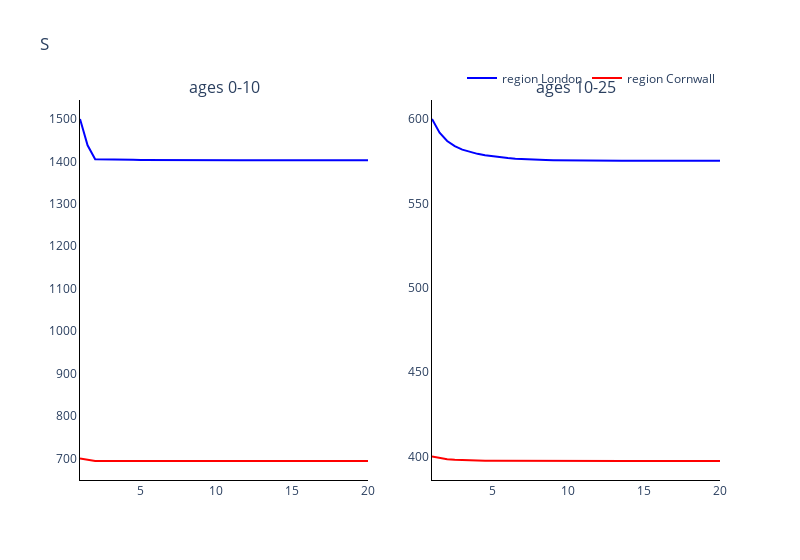
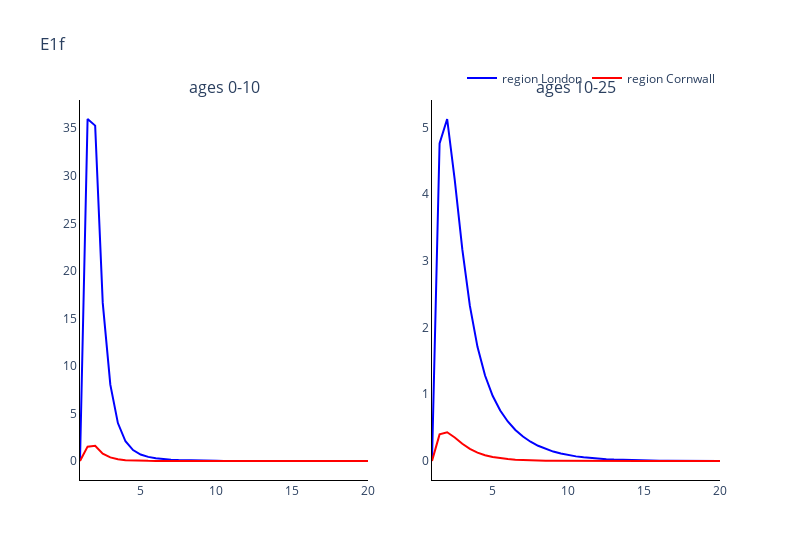
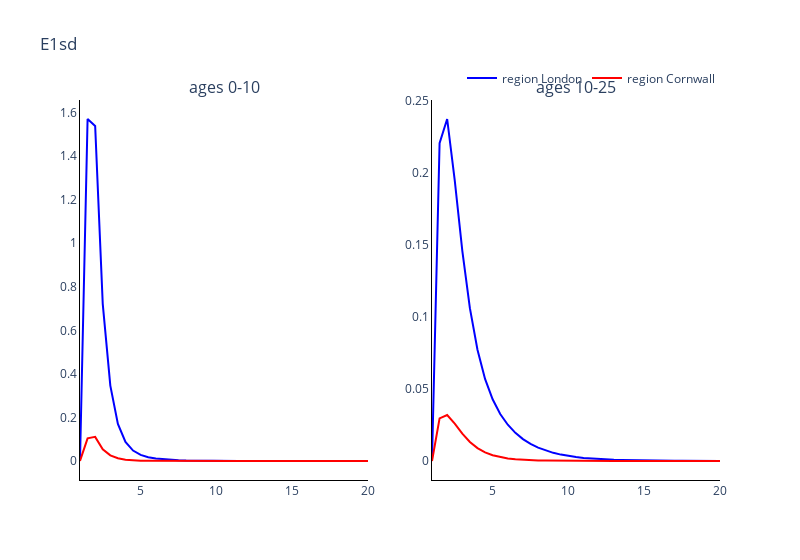
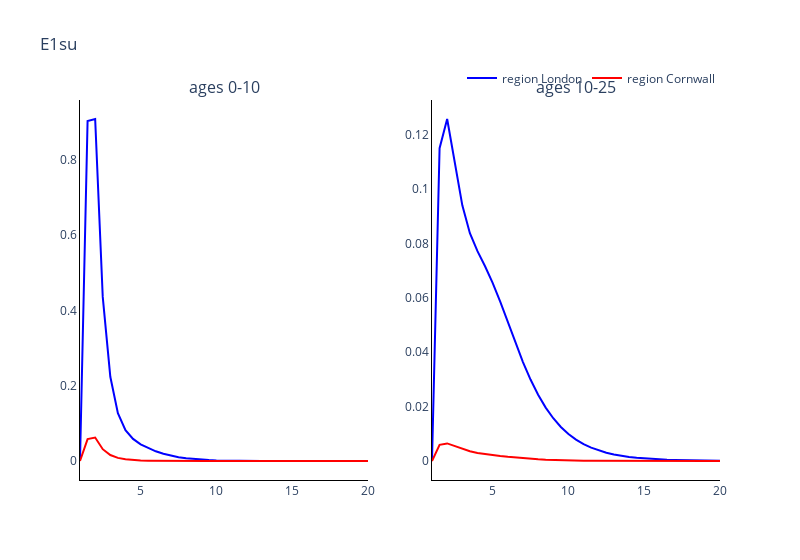

Write notebook code for charts like these, in order.
### Markdown cell above
### Plot the comparments of the two methods against each other

### Code cell
# Trace names - represent the solver used for the simulation
trace_name = ['region {}'.format(r) for r in regions]

# Compartment list - type and age
comparments = []
for n in model.output_names():
    comparments.append('{}'.format(n))

# Plot for each comparment
for c, comparment in enumerate(comparments):
    fig = go.Figure()
    fig = make_subplots(rows=int(np.ceil(len(age_groups)/2)), cols=2, subplot_titles=tuple('ages {}'.format(a) for a in age_groups))
    # Plot (line plot for each solver method for each age)
    for a, age in enumerate(age_groups):
        if a != 0:
            for o, out in enumerate(outputs):
                fig.add_trace(
                    go.Scatter(
                        y=out[:, c*len(age_groups)+a],
                        x=parameters.simulation_parameters.times,
                        mode='lines',
                        name=trace_name[o],
                        line_color=colours[o],
                        showlegend=False
                    ),
                    row= int(np.floor(a / 2)) + 1,
                    col= a % 2 + 1
                )
        
        else:
            for o, out in enumerate(outputs):
                fig.add_trace(
                    go.Scatter(
                        y=out[:, c*len(age_groups)+a],
                        x=parameters.simulation_parameters.times,
                        mode='lines',
                        name=trace_name[o],
                        line_color=colours[o]
                    ),
                    row= int(np.floor(a / 2)) + 1,
                    col= a % 2 + 1
                )

    # Add axis labels
    fig.update_layout(
        boxmode='group',
        title=comparment, 
        width=800,
        plot_bgcolor='white',
        xaxis=dict(linecolor='black'),
        yaxis=dict(linecolor='black'),
        xaxis2=dict(linecolor='black'),
        yaxis2=dict(linecolor='black'),
        xaxis3=dict(linecolor='black'),
        yaxis3=dict(linecolor='black'),
        xaxis4=dict(linecolor='black'),
        yaxis4=dict(linecolor='black'),
        xaxis5=dict(linecolor='black'),
        yaxis5=dict(linecolor='black'),
        xaxis6=dict(linecolor='black'),
        yaxis6=dict(linecolor='black'),
        xaxis7=dict(linecolor='black'),
        yaxis7=dict(linecolor='black'),
        xaxis8=dict(linecolor='black'),
        yaxis8=dict(linecolor='black'),
        legend=dict(
            orientation="h",
            yanchor="bottom",
            y=1.02,
            xanchor="right",
            x=1
        ))

    fig.show()

### Figure 1 — Plotly figure (JSON) as saved in the notebook; plotly's stock layout.template omitted (floating-point values rounded to 4 significant figures)
{"data": [{"line": {"color": "blue"}, "mode": "lines", "name": "region London", "type": "scatter", "x": [1, 1.5, 2, 2.5, 3, 3.5, 4, 4.5, 5, 5.5, 6, 6.5, 7, 7.5, 8, 8.5, 9, 9.5, 10, 10.5, 11, 11.5, 12, 12.5, 13, 13.5, 14, 14.5, 15, 15.5, 16, 16.5, 17, 17.5, 18, 18.5, 19, 19.5, 20], "xaxis": "x", "y": [1500, 1438.0, 1405.0, 1405.0, 1405.0, 1404.0, 1404.0, 1404.0, 1403.0, 1403.0, 1403.0, 1403.0, 1403.0, 1403.0, 1403.0, 1403.0, 1403.0, 1403.0, 1403.0, 1403.0, 1403.0, 1403.0, 1403.0, 1403.0, 1403.0, 1403.0, 1403.0, 1403.0, 1403.0, 1403.0, 1403.0, 1403.0, 1403.0, 1403.0, 1403.0, 1403.0, 1403.0, 1403.0, 1403.0], "yaxis": "y"}, {"line": {"color": "red"}, "mode": "lines", "name": "region Cornwall", "type": "scatter", "x": [1, 1.5, 2, 2.5, 3, 3.5, 4, 4.5, 5, 5.5, 6, 6.5, 7, 7.5, 8, 8.5, 9, 9.5, 10, 10.5, 11, 11.5, 12, 12.5, 13, 13.5, 14, 14.5, 15, 15.5, 16, 16.5, 17, 17.5, 18, 18.5, 19, 19.5, 20], "xaxis": "x", "y": [700, 696.2, 694.0, 693.9, 693.9, 693.9, 693.9, 693.9, 693.9, 693.9, 693.9, 693.9, 693.9, 693.9, 693.9, 693.9, 693.9, 693.9, 693.9, 693.9, 693.9, 693.9, 693.9, 693.9, 693.9, 693.9, 693.9, 693.9, 693.9, 693.9, 693.9, 693.9, 693.9, 693.9, 693.9, 693.9, 693.9, 693.9, 693.9], "yaxis": "y"}, {"line": {"color": "blue"}, "mode": "lines", "name": "region London", "showlegend": false, "type": "scatter", "x": [1, 1.5, 2, 2.5, 3, 3.5, 4, 4.5, 5, 5.5, 6, 6.5, 7, 7.5, 8, 8.5, 9, 9.5, 10, 10.5, 11, 11.5, 12, 12.5, 13, 13.5, 14, 14.5, 15, 15.5, 16, 16.5, 17, 17.5, 18, 18.5, 19, 19.5, 20], "xaxis": "x2", "y": [600, 591.9, 587.0, 583.9, 581.9, 580.4, 579.3, 578.5, 577.8, 577.3, 576.8, 576.5, 576.2, 576.0, 575.8, 575.7, 575.6, 575.5, 575.4, 575.4, 575.3, 575.3, 575.3, 575.3, 575.2, 575.2, 575.2, 575.2, 575.2, 575.2, 575.2, 575.2, 575.2, 575.2, 575.2, 575.2, 575.2, 575.2, 575.2], "yaxis": "y2"}, {"line": {"color": "red"}, "mode": "lines", "name": "region Cornwall", "showlegend": false, "type": "scatter", "x": [1, 1.5, 2, 2.5, 3, 3.5, 4, 4.5, 5, 5.5, 6, 6.5, 7, 7.5, 8, 8.5, 9, 9.5, 10, 10.5, 11, 11.5, 12, 12.5, 13, 13.5, 14, 14.5, 15, 15.5, 16, 16.5, 17, 17.5, 18, 18.5, 19, 19.5, 20], "xaxis": "x2", "y": [400, 399.0, 398.4, 398.0, 397.8, 397.6, 397.5, 397.4, 397.4, 397.4, 397.4, 397.3, 397.3, 397.3, 397.3, 397.3, 397.3, 397.3, 397.3, 397.3, 397.3, 397.3, 397.3, 397.3, 397.3, 397.3, 397.3, 397.3, 397.3, 397.3, 397.3, 397.3, 397.3, 397.3, 397.3, 397.3, 397.3, 397.3, 397.3], "yaxis": "y2"}], "layout": {"annotations": [{"font": {"size": 16}, "showarrow": false, "text": "ages 0-10", "x": 0.225, "xanchor": "center", "xref": "paper", "y": 1, "yanchor": "bottom", "yref": "paper"}, {"font": {"size": 16}, "showarrow": false, "text": "ages 10-25", "x": 0.775, "xanchor": "center", "xref": "paper", "y": 1, "yanchor": "bottom", "yref": "paper"}], "boxmode": "group", "legend": {"orientation": "h", "x": 1, "xanchor": "right", "y": 1.02, "yanchor": "bottom"}, "plot_bgcolor": "white", "title": {"text": "S"}, "width": 800, "xaxis": {"anchor": "y", "domain": [0, 0.45], "linecolor": "black"}, "xaxis2": {"anchor": "y2", "domain": [0.55, 1], "linecolor": "black"}, "xaxis3": {"linecolor": "black"}, "xaxis4": {"linecolor": "black"}, "xaxis5": {"linecolor": "black"}, "xaxis6": {"linecolor": "black"}, "xaxis7": {"linecolor": "black"}, "xaxis8": {"linecolor": "black"}, "yaxis": {"anchor": "x", "domain": [0, 1], "linecolor": "black"}, "yaxis2": {"anchor": "x2", "domain": [0, 1], "linecolor": "black"}, "yaxis3": {"linecolor": "black"}, "yaxis4": {"linecolor": "black"}, "yaxis5": {"linecolor": "black"}, "yaxis6": {"linecolor": "black"}, "yaxis7": {"linecolor": "black"}, "yaxis8": {"linecolor": "black"}}}

### Figure 2 — Plotly figure (JSON) as saved in the notebook; plotly's stock layout.template omitted (floating-point values rounded to 4 significant figures)
{"data": [{"line": {"color": "blue"}, "mode": "lines", "name": "region London", "type": "scatter", "x": [1, 1.5, 2, 2.5, 3, 3.5, 4, 4.5, 5, 5.5, 6, 6.5, 7, 7.5, 8, 8.5, 9, 9.5, 10, 10.5, 11, 11.5, 12, 12.5, 13, 13.5, 14, 14.5, 15, 15.5, 16, 16.5, 17, 17.5, 18, 18.5, 19, 19.5, 20], "xaxis": "x", "y": [0, 35.98, 35.28, 16.63, 8.031, 3.989, 2.076, 1.149, 0.6825, 0.4317, 0.2849, 0.1938, 0.1334, 0.09218, 0.06365, 0.04378, 0.02999, 0.02046, 0.0139, 0.009426, 0.006374, 0.004309, 0.002905, 0.001961, 0.00132, 0.000892, 0.0006015, 0.0003863, 0.0002535, 0.0001665, 0.0001105, 7.323e-05, 4.878e-05, 3.309e-05, 2.192e-05, 1.462e-05, 1.003e-05, 6.696e-06, 4.464e-06], "yaxis": "y"}, {"line": {"color": "red"}, "mode": "lines", "name": "region Cornwall", "type": "scatter", "x": [1, 1.5, 2, 2.5, 3, 3.5, 4, 4.5, 5, 5.5, 6, 6.5, 7, 7.5, 8, 8.5, 9, 9.5, 10, 10.5, 11, 11.5, 12, 12.5, 13, 13.5, 14, 14.5, 15, 15.5, 16, 16.5, 17, 17.5, 18, 18.5, 19, 19.5, 20], "xaxis": "x", "y": [0, 1.509, 1.608, 0.7815, 0.3773, 0.1842, 0.09142, 0.04654, 0.02451, 0.01334, 0.007562, 0.004454, 0.002693, 0.001675, 0.001055, 0.0006735, 0.0004316, 0.0002777, 0.0001786, 0.0001149, 7.372e-05, 4.736e-05, 3.025e-05, 1.94e-05, 1.236e-05, 7.882e-06, 5.044e-06, 3.209e-06, 2.041e-06, 1.298e-06, 8.193e-07, 5.204e-07, 3.376e-07, 2.121e-07, 1.33e-07, 8.775e-08, 5.758e-08, 3.652e-08, 2.327e-08], "yaxis": "y"}, {"line": {"color": "blue"}, "mode": "lines", "name": "region London", "showlegend": false, "type": "scatter", "x": [1, 1.5, 2, 2.5, 3, 3.5, 4, 4.5, 5, 5.5, 6, 6.5, 7, 7.5, 8, 8.5, 9, 9.5, 10, 10.5, 11, 11.5, 12, 12.5, 13, 13.5, 14, 14.5, 15, 15.5, 16, 16.5, 17, 17.5, 18, 18.5, 19, 19.5, 20], "xaxis": "x2", "y": [0, 4.761, 5.126, 4.215, 3.17, 2.324, 1.711, 1.282, 0.9776, 0.7571, 0.592, 0.4654, 0.3667, 0.2891, 0.2279, 0.1796, 0.1415, 0.1115, 0.08786, 0.06923, 0.05456, 0.043, 0.03389, 0.02671, 0.02106, 0.0166, 0.01308, 0.01031, 0.008129, 0.006407, 0.00505, 0.00398, 0.003137, 0.002473, 0.001948, 0.001536, 0.001211, 0.0009542, 0.000752], "yaxis": "y2"}, {"line": {"color": "red"}, "mode": "lines", "name": "region Cornwall", "showlegend": false, "type": "scatter", "x": [1, 1.5, 2, 2.5, 3, 3.5, 4, 4.5, 5, 5.5, 6, 6.5, 7, 7.5, 8, 8.5, 9, 9.5, 10, 10.5, 11, 11.5, 12, 12.5, 13, 13.5, 14, 14.5, 15, 15.5, 16, 16.5, 17, 17.5, 18, 18.5, 19, 19.5, 20], "xaxis": "x2", "y": [0, 0.3991, 0.4308, 0.352, 0.2591, 0.1821, 0.1256, 0.08623, 0.05949, 0.04139, 0.02905, 0.02055, 0.01462, 0.01044, 0.007475, 0.005359, 0.003844, 0.002757, 0.001978, 0.001418, 0.001017, 0.0007292, 0.0005226, 0.0003747, 0.0002685, 0.0001925, 0.0001394, 0.0001181, 9.349e-05, 7.089e-05, 5.334e-05, 3.938e-05, 2.836e-05, 2.138e-05, 1.599e-05, 1.109e-05, 8.151e-06, 6.301e-06, 4.616e-06], "yaxis": "y2"}], "layout": {"annotations": [{"font": {"size": 16}, "showarrow": false, "text": "ages 0-10", "x": 0.225, "xanchor": "center", "xref": "paper", "y": 1, "yanchor": "bottom", "yref": "paper"}, {"font": {"size": 16}, "showarrow": false, "text": "ages 10-25", "x": 0.775, "xanchor": "center", "xref": "paper", "y": 1, "yanchor": "bottom", "yref": "paper"}], "boxmode": "group", "legend": {"orientation": "h", "x": 1, "xanchor": "right", "y": 1.02, "yanchor": "bottom"}, "plot_bgcolor": "white", "title": {"text": "E1f"}, "width": 800, "xaxis": {"anchor": "y", "domain": [0, 0.45], "linecolor": "black"}, "xaxis2": {"anchor": "y2", "domain": [0.55, 1], "linecolor": "black"}, "xaxis3": {"linecolor": "black"}, "xaxis4": {"linecolor": "black"}, "xaxis5": {"linecolor": "black"}, "xaxis6": {"linecolor": "black"}, "xaxis7": {"linecolor": "black"}, "xaxis8": {"linecolor": "black"}, "yaxis": {"anchor": "x", "domain": [0, 1], "linecolor": "black"}, "yaxis2": {"anchor": "x2", "domain": [0, 1], "linecolor": "black"}, "yaxis3": {"linecolor": "black"}, "yaxis4": {"linecolor": "black"}, "yaxis5": {"linecolor": "black"}, "yaxis6": {"linecolor": "black"}, "yaxis7": {"linecolor": "black"}, "yaxis8": {"linecolor": "black"}}}

### Figure 3 — Plotly figure (JSON) as saved in the notebook; plotly's stock layout.template omitted (floating-point values rounded to 4 significant figures)
{"data": [{"line": {"color": "blue"}, "mode": "lines", "name": "region London", "type": "scatter", "x": [1, 1.5, 2, 2.5, 3, 3.5, 4, 4.5, 5, 5.5, 6, 6.5, 7, 7.5, 8, 8.5, 9, 9.5, 10, 10.5, 11, 11.5, 12, 12.5, 13, 13.5, 14, 14.5, 15, 15.5, 16, 16.5, 17, 17.5, 18, 18.5, 19, 19.5, 20], "xaxis": "x", "y": [0, 1.57, 1.538, 0.7215, 0.3461, 0.1704, 0.08762, 0.04784, 0.02806, 0.01757, 0.0115, 0.007793, 0.005347, 0.00369, 0.002546, 0.001749, 0.001197, 0.0008153, 0.0005532, 0.0003744, 0.0002527, 0.0001704, 0.0001146, 7.721e-05, 5.183e-05, 3.494e-05, 2.352e-05, 1.507e-05, 9.871e-06, 6.466e-06, 4.286e-06, 2.834e-06, 1.885e-06, 1.277e-06, 8.444e-07, 5.626e-07, 3.858e-07, 2.573e-07, 1.714e-07], "yaxis": "y"}, {"line": {"color": "red"}, "mode": "lines", "name": "region Cornwall", "type": "scatter", "x": [1, 1.5, 2, 2.5, 3, 3.5, 4, 4.5, 5, 5.5, 6, 6.5, 7, 7.5, 8, 8.5, 9, 9.5, 10, 10.5, 11, 11.5, 12, 12.5, 13, 13.5, 14, 14.5, 15, 15.5, 16, 16.5, 17, 17.5, 18, 18.5, 19, 19.5, 20], "xaxis": "x", "y": [0, 0.1041, 0.1108, 0.05358, 0.02569, 0.0124, 0.00605, 0.003002, 0.001526, 0.0007933, 0.0004268, 0.0002379, 0.0001361, 8.068e-05, 4.867e-05, 3.003e-05, 1.871e-05, 1.179e-05, 7.45e-06, 4.735e-06, 3.004e-06, 1.917e-06, 1.215e-06, 7.761e-07, 4.919e-07, 3.127e-07, 1.997e-07, 1.267e-07, 8.039e-08, 5.1e-08, 3.211e-08, 2.037e-08, 1.321e-08, 8.284e-09, 5.181e-09, 3.424e-09, 2.248e-09, 1.423e-09, 9.057e-10], "yaxis": "y"}, {"line": {"color": "blue"}, "mode": "lines", "name": "region London", "showlegend": false, "type": "scatter", "x": [1, 1.5, 2, 2.5, 3, 3.5, 4, 4.5, 5, 5.5, 6, 6.5, 7, 7.5, 8, 8.5, 9, 9.5, 10, 10.5, 11, 11.5, 12, 12.5, 13, 13.5, 14, 14.5, 15, 15.5, 16, 16.5, 17, 17.5, 18, 18.5, 19, 19.5, 20], "xaxis": "x2", "y": [0, 0.2208, 0.2376, 0.195, 0.146, 0.1062, 0.07727, 0.05704, 0.04285, 0.03268, 0.0252, 0.01956, 0.01524, 0.01189, 0.009284, 0.007254, 0.005671, 0.004437, 0.003473, 0.002721, 0.002134, 0.001674, 0.001315, 0.001033, 0.0008119, 0.0006386, 0.0005025, 0.0003955, 0.0003114, 0.0002452, 0.0001931, 0.0001521, 0.0001198, 9.444e-05, 7.44e-05, 5.863e-05, 4.622e-05, 3.643e-05, 2.871e-05], "yaxis": "y2"}, {"line": {"color": "red"}, "mode": "lines", "name": "region Cornwall", "showlegend": false, "type": "scatter", "x": [1, 1.5, 2, 2.5, 3, 3.5, 4, 4.5, 5, 5.5, 6, 6.5, 7, 7.5, 8, 8.5, 9, 9.5, 10, 10.5, 11, 11.5, 12, 12.5, 13, 13.5, 14, 14.5, 15, 15.5, 16, 16.5, 17, 17.5, 18, 18.5, 19, 19.5, 20], "xaxis": "x2", "y": [0, 0.02962, 0.03195, 0.02603, 0.01904, 0.01322, 0.008934, 0.005967, 0.003972, 0.002651, 0.001778, 0.0012, 0.0008155, 0.0005577, 0.0003835, 0.000265, 0.0001839, 0.0001282, 8.957e-05, 6.28e-05, 4.413e-05, 3.11e-05, 2.195e-05, 1.554e-05, 1.1e-05, 7.811e-06, 5.608e-06, 4.704e-06, 3.7e-06, 2.791e-06, 2.091e-06, 1.537e-06, 1.103e-06, 8.289e-07, 6.183e-07, 4.28e-07, 3.139e-07, 2.423e-07, 1.773e-07], "yaxis": "y2"}], "layout": {"annotations": [{"font": {"size": 16}, "showarrow": false, "text": "ages 0-10", "x": 0.225, "xanchor": "center", "xref": "paper", "y": 1, "yanchor": "bottom", "yref": "paper"}, {"font": {"size": 16}, "showarrow": false, "text": "ages 10-25", "x": 0.775, "xanchor": "center", "xref": "paper", "y": 1, "yanchor": "bottom", "yref": "paper"}], "boxmode": "group", "legend": {"orientation": "h", "x": 1, "xanchor": "right", "y": 1.02, "yanchor": "bottom"}, "plot_bgcolor": "white", "title": {"text": "E1sd"}, "width": 800, "xaxis": {"anchor": "y", "domain": [0, 0.45], "linecolor": "black"}, "xaxis2": {"anchor": "y2", "domain": [0.55, 1], "linecolor": "black"}, "xaxis3": {"linecolor": "black"}, "xaxis4": {"linecolor": "black"}, "xaxis5": {"linecolor": "black"}, "xaxis6": {"linecolor": "black"}, "xaxis7": {"linecolor": "black"}, "xaxis8": {"linecolor": "black"}, "yaxis": {"anchor": "x", "domain": [0, 1], "linecolor": "black"}, "yaxis2": {"anchor": "x2", "domain": [0, 1], "linecolor": "black"}, "yaxis3": {"linecolor": "black"}, "yaxis4": {"linecolor": "black"}, "yaxis5": {"linecolor": "black"}, "yaxis6": {"linecolor": "black"}, "yaxis7": {"linecolor": "black"}, "yaxis8": {"linecolor": "black"}}}

### Figure 4 — Plotly figure (JSON) as saved in the notebook; plotly's stock layout.template omitted (floating-point values rounded to 4 significant figures)
{"data": [{"line": {"color": "blue"}, "mode": "lines", "name": "region London", "type": "scatter", "x": [1, 1.5, 2, 2.5, 3, 3.5, 4, 4.5, 5, 5.5, 6, 6.5, 7, 7.5, 8, 8.5, 9, 9.5, 10, 10.5, 11, 11.5, 12, 12.5, 13, 13.5, 14, 14.5, 15, 15.5, 16, 16.5, 17, 17.5, 18, 18.5, 19, 19.5, 20], "xaxis": "x", "y": [0, 0.9032, 0.9083, 0.4359, 0.2237, 0.1272, 0.08207, 0.05861, 0.04424, 0.0339, 0.02576, 0.01926, 0.01413, 0.01018, 0.007225, 0.005059, 0.003504, 0.002407, 0.001643, 0.001116, 0.0007552, 0.00051, 0.0003436, 0.0002315, 0.0001555, 0.0001049, 7.061e-05, 4.525e-05, 2.964e-05, 1.942e-05, 1.287e-05, 8.51e-06, 5.659e-06, 3.834e-06, 2.535e-06, 1.689e-06, 1.158e-06, 7.723e-07, 5.144e-07], "yaxis": "y"}, {"line": {"color": "red"}, "mode": "lines", "name": "region Cornwall", "type": "scatter", "x": [1, 1.5, 2, 2.5, 3, 3.5, 4, 4.5, 5, 5.5, 6, 6.5, 7, 7.5, 8, 8.5, 9, 9.5, 10, 10.5, 11, 11.5, 12, 12.5, 13, 13.5, 14, 14.5, 15, 15.5, 16, 16.5, 17, 17.5, 18, 18.5, 19, 19.5, 20], "xaxis": "x", "y": [0, 0.05822, 0.06236, 0.03139, 0.01589, 0.00827, 0.004466, 0.002524, 0.001495, 0.0009212, 0.0005867, 0.0003819, 0.000251, 0.0001662, 0.0001099, 7.256e-05, 4.769e-05, 3.122e-05, 2.033e-05, 1.319e-05, 8.517e-06, 5.488e-06, 3.518e-06, 2.257e-06, 1.44e-06, 9.192e-07, 5.878e-07, 3.741e-07, 2.379e-07, 1.512e-07, 9.542e-08, 6.058e-08, 3.925e-08, 2.465e-08, 1.545e-08, 1.018e-08, 6.673e-09, 4.232e-09, 2.695e-09], "yaxis": "y"}, {"line": {"color": "blue"}, "mode": "lines", "name": "region London", "showlegend": false, "type": "scatter", "x": [1, 1.5, 2, 2.5, 3, 3.5, 4, 4.5, 5, 5.5, 6, 6.5, 7, 7.5, 8, 8.5, 9, 9.5, 10, 10.5, 11, 11.5, 12, 12.5, 13, 13.5, 14, 14.5, 15, 15.5, 16, 16.5, 17, 17.5, 18, 18.5, 19, 19.5, 20], "xaxis": "x2", "y": [0, 0.115, 0.1257, 0.1097, 0.09397, 0.08372, 0.07713, 0.07156, 0.06547, 0.05854, 0.05104, 0.04351, 0.03637, 0.02994, 0.02435, 0.01963, 0.01571, 0.01252, 0.009937, 0.00787, 0.006222, 0.004914, 0.003878, 0.003058, 0.002411, 0.001901, 0.001498, 0.001181, 0.0009307, 0.0007335, 0.0005781, 0.0004556, 0.0003591, 0.000283, 0.000223, 0.0001758, 0.0001386, 0.0001092, 8.61e-05], "yaxis": "y2"}, {"line": {"color": "red"}, "mode": "lines", "name": "region Cornwall", "showlegend": false, "type": "scatter", "x": [1, 1.5, 2, 2.5, 3, 3.5, 4, 4.5, 5, 5.5, 6, 6.5, 7, 7.5, 8, 8.5, 9, 9.5, 10, 10.5, 11, 11.5, 12, 12.5, 13, 13.5, 14, 14.5, 15, 15.5, 16, 16.5, 17, 17.5, 18, 18.5, 19, 19.5, 20], "xaxis": "x2", "y": [0, 0.005928, 0.006457, 0.005474, 0.004391, 0.003565, 0.00298, 0.00254, 0.002172, 0.001839, 0.00153, 0.001248, 0.0009979, 0.0007841, 0.0006064, 0.0004628, 0.0003491, 0.0002609, 0.0001935, 0.0001426, 0.0001046, 7.637e-05, 5.559e-05, 4.035e-05, 2.922e-05, 2.113e-05, 1.54e-05, 1.315e-05, 1.046e-05, 7.964e-06, 6.011e-06, 4.45e-06, 3.212e-06, 2.426e-06, 1.816e-06, 1.262e-06, 9.286e-07, 7.184e-07, 5.266e-07], "yaxis": "y2"}], "layout": {"annotations": [{"font": {"size": 16}, "showarrow": false, "text": "ages 0-10", "x": 0.225, "xanchor": "center", "xref": "paper", "y": 1, "yanchor": "bottom", "yref": "paper"}, {"font": {"size": 16}, "showarrow": false, "text": "ages 10-25", "x": 0.775, "xanchor": "center", "xref": "paper", "y": 1, "yanchor": "bottom", "yref": "paper"}], "boxmode": "group", "legend": {"orientation": "h", "x": 1, "xanchor": "right", "y": 1.02, "yanchor": "bottom"}, "plot_bgcolor": "white", "title": {"text": "E1su"}, "width": 800, "xaxis": {"anchor": "y", "domain": [0, 0.45], "linecolor": "black"}, "xaxis2": {"anchor": "y2", "domain": [0.55, 1], "linecolor": "black"}, "xaxis3": {"linecolor": "black"}, "xaxis4": {"linecolor": "black"}, "xaxis5": {"linecolor": "black"}, "xaxis6": {"linecolor": "black"}, "xaxis7": {"linecolor": "black"}, "xaxis8": {"linecolor": "black"}, "yaxis": {"anchor": "x", "domain": [0, 1], "linecolor": "black"}, "yaxis2": {"anchor": "x2", "domain": [0, 1], "linecolor": "black"}, "yaxis3": {"linecolor": "black"}, "yaxis4": {"linecolor": "black"}, "yaxis5": {"linecolor": "black"}, "yaxis6": {"linecolor": "black"}, "yaxis7": {"linecolor": "black"}, "yaxis8": {"linecolor": "black"}}}
